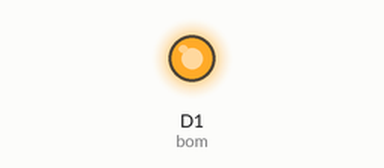
This sketch was run on a simulated ESP8266 (NodeMCU). On the bench: output pins drawn as LEDs (lit = HIGH).

Above: at 0.7 s.
At 5.7 s:
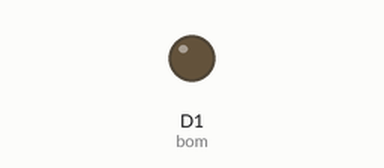
Timing chart, 0 to 7.2 s (numbered marks = the images above):
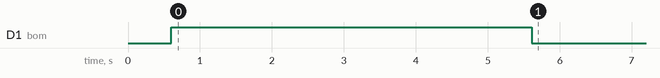

The sketch:

A_ROT_RUOU.ino
```cpp
#define bom D1
int thoigian =0;
void setup() {
  // put your setup code here, to run once:
pinMode(bom, OUTPUT);
digitalWrite(bom, LOW);
delay(100);
int val = analogRead(A0);
thoigian = map(val,0,1023,0,1000);
delay(500);
  for(int i = 0; i <= thoigian; i++){
    digitalWrite(bom, HIGH);
    delay(10);
  }
  digitalWrite(bom, LOW);
}

void loop() {
  // put your main code here, to run repeatedly:
digitalWrite(bom, LOW);
}
```
